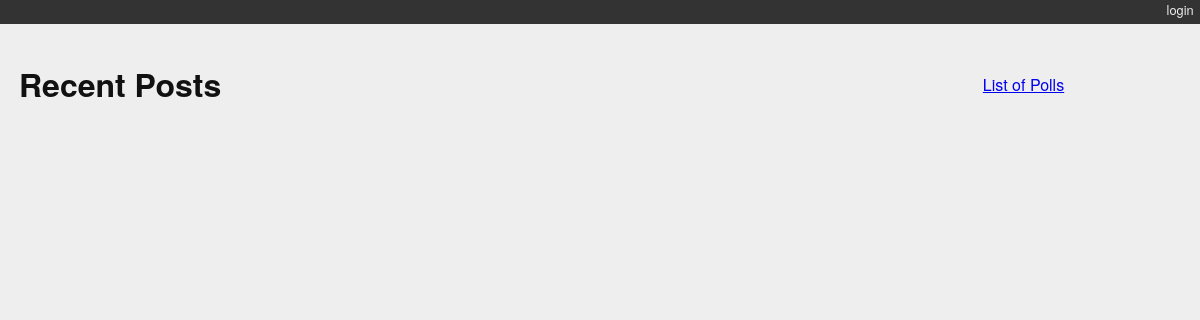
The app's page /, older data.
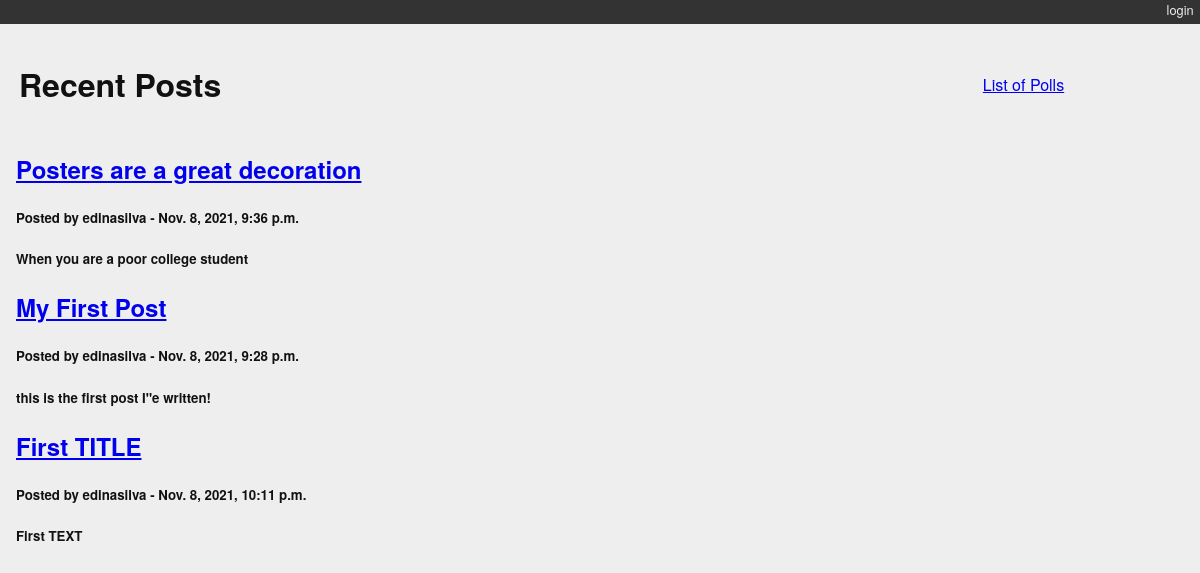
The same page, newer data.
### blogging/models.py (models this page shows)
class Post(models.Model):
    title = models.CharField(max_length=128)
    text = models.TextField(blank=True)
    author = models.ForeignKey(User, on_delete=models.CASCADE)
    created_date = models.DateTimeField(auto_now_add=True)
    modified_date = models.DateTimeField(auto_now=True)
    published_date = models.DateTimeField(blank=True, null=True)
    categories = models.ManyToManyField(Category, blank=True, related_name='categories')
    def __str__(self):
        return self.title
    class Meta:
        verbose_name_plural = 'Posts'

### blogging/views.py (the view)
# urls.py: path('', list_view, name="post_index"),
def list_view(request):
    published = Post.objects.exclude(published_date__exact=None)
    posts = published.order_by('-published_date')
    context = {'posts': posts}
    return render(request, 'list.html', context)

### blogging/templates/blogging/list.html (shortened to what this page needs)
<!DOCTYPE html>
{% extends "base.html" %}
{% block content %}
<table width="90%" border="0">
    <tr>
        <td><h1>Recent Posts</h1></td>
        <td style="text-align: right; vertical-align: middle;"><a href="/polling/">List of Polls</a></td>
    </tr>
</table>
{% for post in posts %}
    <div class="post">
        <h2>
            <a href="{% url 'post_detail' post.pk %}">{{ post }}</a>
        </h2>
        <p class="byline">
        <h5>Posted by {{ post.author }} - {{post.created_date}}</h5>
        </p>
        <div class="post-body">
        <h5>{{ post.text }}</h5>
        </div>
    </div>
{% endfor %}
{% endblock %}

Row changes from the older to the newer data that the page shows:
now on this page (row edited): Post: title "Posters are a great decoration", author "edinasilva", created_date "Nov. 8, 2021, 9:36 p.m.", text "When you are a poor college student"
now on this page (row edited): Post: title "My First Post", author "edinasilva", created_date "Nov. 8, 2021, 9:28 p.m.", text "this is the first post I''e written!"
now on this page (row edited): Post: title "First TITLE", author "edinasilva", created_date "Nov. 8, 2021, 10:11 p.m.", text "First TEXT"
